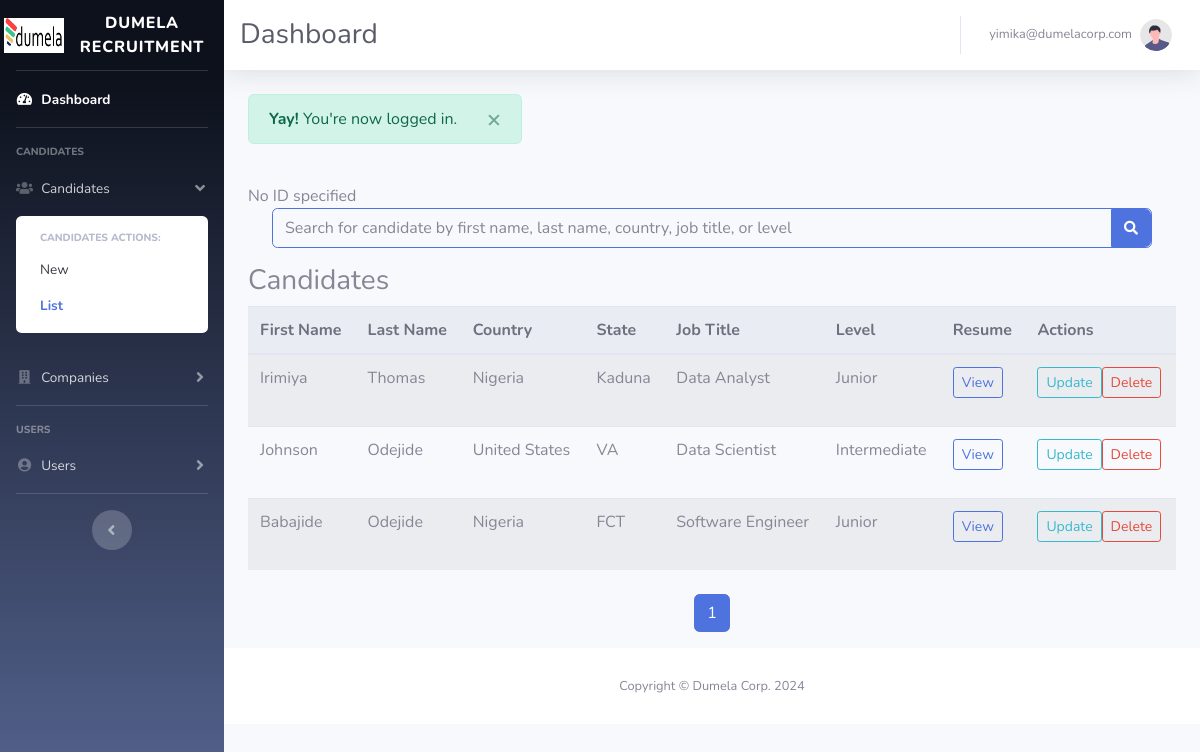
The app's page /public/dashboard/index.php?page=list (signed in) with its own data.
### tables this page shows
CREATE TABLE `candidates` (
  `id` int(11) NOT NULL,
  `first_name` varchar(50) NOT NULL,
  `middle_name` varchar(50) DEFAULT NULL,
  `last_name` varchar(50) NOT NULL,
  `email` varchar(100) NOT NULL,
  `country` varchar(50) NOT NULL,
  `state` varchar(50) NOT NULL,
  `city` varchar(50) NOT NULL,
  `job_title` varchar(50) NOT NULL,
  `level` varchar(20) NOT NULL,
  `resume` varchar(255) NOT NULL,
  `rate` decimal(15,2) NOT NULL,
  `rate_period` varchar(10) NOT NULL,
  `status` varchar(50) NOT NULL,
  `outsource_rate` decimal(15,2) NOT NULL,
  `outsource_rate_period` varchar(10) NOT NULL,
  `created_at` timestamp NOT NULL DEFAULT current_timestamp()
);

### classes/Candidate.php (called while the page is built, shortened)
<?php
class Candidate {
    private $conn;
    private $table = 'candidates';
    public function __construct($db) {
        $this->conn = $db;
    }
    public function read($limit = 10, $offset = 0) {
        try{
            $query = "SELECT * FROM candidates ORDER BY created_at DESC LIMIT :limit OFFSET :offset";
            $stmt = $this->conn->prepare($query);
            $stmt->bindParam(':limit', $limit, PDO::PARAM_INT);
            $stmt->bindParam(':offset', $offset, PDO::PARAM_INT);
            $stmt->execute();
            return $stmt;
        }catch(PDOException $e){
            $timestamp = date('Y-m-d H:i:s');
            error_log("$timestamp: $e \n", 3, 'error_log');
            error_log("$timestamp: Something went wrong while reading a candidate from the database! \n", 3, 'error_log');
        }
    }
    public function getTotalCandidates(){
        try{
            $query = 'SELECT COUNT(*) AS total FROM ' . $this->table;
            $stmt = $this->conn->prepare($query);
            $stmt->execute();
            $total_candidates = $stmt->fetch(PDO::FETCH_ASSOC);
            return $total_candidates['total'];
        }catch(PDOException $e){
            $timestamp = date('Y-m-d H:i:s');
            error_log("$timestamp: $e \n", 3, 'error_log');
            error_log("$timestamp: Something went wrong while getting total number of candidates from the database! \n", 3, 'error_log');
        }
    }
}
?>

### public/dashboard/candidates/list.php (the view, shortened to what this page needs)
<?php
    include_once '../../classes/Candidate.php';
    $database = new Database();
    $db = $database->connect();
    $candidate = new Candidate($db);
    $total_candidates = $candidate->getTotalCandidates();
    $candidates_per_page = 10;
    $current_page = isset($_GET['current_page']) ? max(1, intval($_GET['current_page'])) : 1;
    $offset = ($current_page - 1) * $candidates_per_page;
    if (isset($_GET['search_text'])) {
        $search_string = $_GET['search_text'];
        $candidates = $candidate->findCandidatesByMultipleParameters($search_string, $candidates_per_page, $offset);
        $total_candidates = $candidate->getTotalCandidatesForSearch($search_string);
    } else {
        $candidates = $candidate->read($candidates_per_page, $offset);
        $total_candidates = $candidate->getTotalCandidates();
    }
    $total_pages = max(1, ceil($total_candidates / $candidates_per_page));
    $current_page = min($current_page, $total_pages);
    $base_url = 'index.php?page=list';
?>
<div class="container-fluid"> <div class="row">
        <div class="col-12">
            <form class="navbar-search border border-primary rounded" method='get' action="index.php">
                <div class="input-group">
                    <input type="text" id="search" name="search_text" class="form-control bg-light border-0 small"
                          placeholder="Search for candidate by first name, last name, country, job title, or level"
                          value="<?php echo isset($_GET['search_text']) ? htmlspecialchars($_GET['search_text']) : ''; ?>"
                          aria-label="Search" aria-describedby="basic-addon2">
                    <div class="input-group-append">
                        <button class="btn btn-primary" type="submit">
                            <i class="fas fa-search fa-sm"></i>
                        </button>
                    </div>
                </div>
            </form>
        </div>
    </div>
</div>
<h3>Candidates</h3>
<div class="table-responsive">
  <table class="table table-striped table-hover">
    <thead class="thead-light">
      <tr>
        <th scope="col">First Name</th>
        <th scope="col">Last Name</th>
        <th scope="col">Country</th>
        <th scope="col">State</th>
        <th scope="col">Job Title</th>
        <th scope="col">Level</th>
        <th scope="col">Resume</th>
        <th scope="col">Actions</th>
      </tr>
    </thead>
    <tbody>
      <?php while($row = $candidates->fetch(PDO::FETCH_ASSOC)): ?>
      <tr>
        <td><?php echo htmlspecialchars($row['first_name']); ?></td>
        <td><?php echo htmlspecialchars($row['last_name']); ?></td>
        <td><?php echo htmlspecialchars($row['country']); ?></td>
        <td><?php echo htmlspecialchars($row['state']); ?></td>
        <td><?php echo htmlspecialchars($row['job_title']); ?></td>
        <td><?php echo htmlspecialchars($row['level']); ?></td>
        <td>
            <a href="../../uploads/<?php echo $row['resume']; ?>" target="_blank" class="btn btn-outline-primary btn-sm">View</a>
        </td>
        <td>
          <div class="d-flex flex-column flex-sm-row">
            <form method="get" class="mb-2 mb-sm-0 me-sm-2">
              <button type="submit" class="btn btn-outline-info btn-sm w-100">
                <i class="bi bi-pencil-fill"></i> Update
              </button>
            </form>
            <form method="get">
              <button type="submit" class="btn btn-outline-danger btn-sm w-100">
                <i class="bi bi-trash-fill"></i> Delete
              </button>
            </form>
          </div>
        </td>
      </tr>
      <?php endwhile; ?>
    </tbody>
  </table>
<div class="d-flex justify-content-center mt-4">
    <nav aria-label="Page navigation">
        <ul class="pagination">
            <?php
            $start_page = max(1, $current_page - 2);
            $end_page = min($total_pages, $current_page + 2);
            for ($i = $start_page; $i <= $end_page; $i++) : ?>
                <li class="page-item <?php echo $current_page == $i ? 'active' : ''; ?>">
                    <a class="page-link" href="<?php echo $base_url; ?>&current_page=<?php echo $i; ?><?php echo isset($_GET['search_text']) ? '&search_text=' . urlencode($_GET['search_text']) : ''; ?>">
                        <?php echo $i; ?>
                    </a>
                </li>
            <?php endfor; ?>
        </ul>
    </nav>
</div>

### records on screen
candidates: first_name "Irimiya", last_name "Thomas", country "Nigeria", state "Kaduna", job_title "Data Analyst", level "Junior"
candidates: first_name "Johnson", last_name "Odejide", country "United States", state "VA", job_title "Data Scientist", level "Intermediate"
candidates: first_name "Babajide", last_name "Odejide", country "Nigeria", state "FCT", job_title "Software Engineer", level "Junior"

### other values on screen
$_SESSION['username'] "yimika@dumelacorp.com"
$message "You're now logged in."
